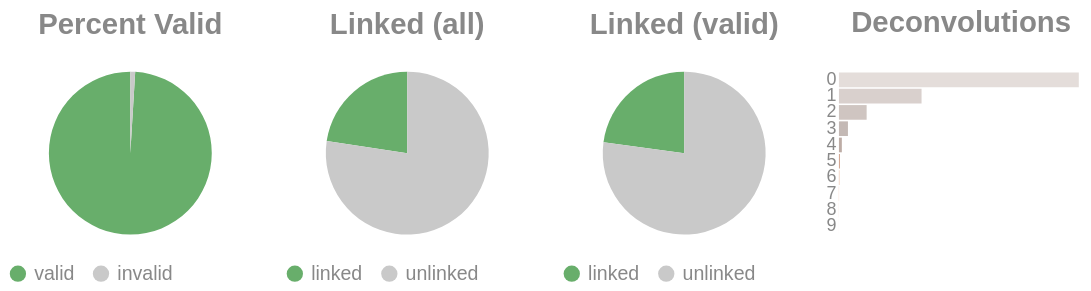

Notebook code cell kept with this figure:
### Code cell
if SKIPLR:
    pass
else:
    clash = Counter()
    for i in valids['molecule'].to_list():
        _mol = i.split("-")
        if len(_mol) == 1:
            clash.update('0')
        else:
            clash.update(_mol[-1])

    _d = {"deconvolutions": [], 'count': []}
    for k,v in clash.items():
        _d['deconvolutions'].append(k)
        _d['count'].append(v)

    tot_valid = valids['reads'].sum()
    mask = valids['reads'] >= 2
    n_linked_reads = valids.filter(mask)['reads'].sum()
    if n_linked_reads == 0:
        print_html("No linked molecules (>=2 reads) were detected; skipping linked-only distributions.")
        SKIPLR = True
    else:
        perc_valid = round(tot_valid / n_reads, 4)
        linked_perc_abs = round(n_linked_reads / n_reads, 4)
        linked_perc = round(n_linked_reads / tot_valid, 4)

    _valid = pl.DataFrame({"valids": ['valid', 'invalid'], "count": [tot_valid, n_reads - tot_valid]})
    _linked_abs = pl.DataFrame({"linked (absolute)": ['linked', 'unlinked'], "count": [n_linked_reads, n_reads - n_linked_reads]})
    _linked_rel = pl.DataFrame({"linked (valids)": ['linked', 'unlinked'], "count": [n_linked_reads, tot_valid - n_linked_reads]})

    (
        alt.hconcat(
            piechart(_valid, goodval = 'valid', title = "Percent Valid"),
            piechart(_linked_abs, goodval = "linked", title =  "Linked (all)"),
            piechart(_linked_rel, goodval = "linked", title =  "Linked (valid)"),
            convolutionbar(pl.DataFrame(_d), title = "Deconvolutions"),
            center = True,
            bounds = 'flush'
        )
        .resolve_scale(color='independent')
        .resolve_legend('independent')
        .properties(usermeta={'embedOptions': {"actions": False}})
    ).display()

### Figure 1 — Vega-Lite specification as saved in the notebook (floating-point values rounded to 4 significant figures)
{"width": "container", "height": 400, "config": {"title": {"anchor": "start", "dy": -15, "fontSize": 18, "color": "#888888", "subtitleColor": "#888888", "subtitleFontSize": 14}, "arc": {"fill": "#0072B2"}, "axis": {"domainColor": "#888888", "domainWidth": 0.5, "gridWidth": 0.2, "grid": false, "titleFontWeight": 400, "titleFontSize": 15, "labelFontSize": 11, "labelColor": "#888888", "tickColor": "#888888", "tickWidth": 0.2, "titleColor": "#888888"}, "axisBand": {"grid": false}, "axisX": {"grid": true, "tickSize": 10, "domainCap": "round"}, "axisY": {"domain": false, "grid": true, "tickSize": 0, "domainCap": "round"}, "background": "transparent", "header": {"labelFontSize": 15, "labelColor": "#888888", "titleFontSize": 15, "titleFontWeight": 600, "titleColor": "#888888"}, "legend": {"labelFont": "sans-serif", "labelFontSize": 12, "labelColor": "#888888", "symbolSize": 100, "symbolType": "circle", "titleFontSize": 12, "titlePadding": 10, "titleColor": "#888888", "title": null}, "range": {"category": ["#E69F00", "#56B4E9", "#009E73", "#F0E442", "#0072B2", "#D55E00", "#CC79A7", "#000000"], "diverging": ["#cfe8f3", "#a2d4ec", "#73bfe2", "#46abdb", "#1696d2", "#12719e"]}, "area": {"fill": "#0072B2", "fillOpacity": 0.7, "line": true, "strokeOpacity": 0.7}, "line": {"color": "#0072B2", "stroke": "#0072B2", "strokeWidth": 2}, "trail": {"color": "#0072B2", "stroke": "#0072B2", "strokeWidth": 0, "size": 1}, "point": {"filled": true, "fillOpacity": 1.0, "size": 95}, "text": {"color": "#888888", "fontSize": 11, "align": "right", "fontWeight": 400, "size": 11}, "bar": {"fill": "#0072B2", "stroke": null}, "view": {"stroke": null, "continuousWidth": 660, "continuousHeight": 400}}, "hconcat": [{"data": {"name": "data-7b27ec8c0c32e62642e6f1970164550f"}, "mark": {"type": "arc"}, "encoding": {"color": {"field": "valids", "legend": {"orient": "bottom", "title": null}, "scale": {"domain": ["valid", "invalid"], "range": ["#68ae6b", "#C9C9C9"]}, "title": "Valids", "type": "nominal"}, "theta": {"field": "count", "type": "quantitative"}, "tooltip": [{"field": "valids", "title": "Valids", "type": "ordinal"}, {"field": "percent", "format": ".2%", "title": "Percent", "type": "quantitative"}, {"field": "count", "title": "Count", "type": "quantitative"}]}, "height": 100, "title": {"text": "Percent Valid", "align": "center", "anchor": "middle"}, "transform": [{"calculate": "datum.count / 955521", "as": "percent"}], "width": 150}, {"data": {"name": "data-caade531972b7fdfbbe74b8705a8d510"}, "mark": {"type": "arc"}, "encoding": {"color": {"field": "linked (absolute)", "legend": {"orient": "bottom", "title": null}, "scale": {"domain": ["linked", "unlinked"], "range": ["#68ae6b", "#C9C9C9"]}, "title": "Linked (Absolute)", "type": "nominal"}, "theta": {"field": "count", "type": "quantitative"}, "tooltip": [{"field": "linked (absolute)", "title": "Linked (Absolute)", "type": "ordinal"}, {"field": "percent", "format": ".2%", "title": "Percent", "type": "quantitative"}, {"field": "count", "title": "Count", "type": "quantitative"}]}, "height": 100, "title": {"text": "Linked (all)", "align": "center", "anchor": "middle"}, "transform": [{"calculate": "datum.count / 955521", "as": "percent"}], "width": 150}, {"data": {"name": "data-225bd38ae604d1bfe6da9ff8caa0f086"}, "mark": {"type": "arc"}, "encoding": {"color": {"field": "linked (valids)", "legend": {"orient": "bottom", "title": null}, "scale": {"domain": ["linked", "unlinked"], "range": ["#68ae6b", "#C9C9C9"]}, "title": "Linked (Valids)", "type": "nominal"}, "theta": {"field": "count", "type": "quantitative"}, "tooltip": [{"field": "linked (valids)", "title": "Linked (Valids)", "type": "ordinal"}, {"field": "percent", "format": ".2%", "title": "Percent", "type": "quantitative"}, {"field": "count", "title": "Count", "type": "quantitative"}]}, "height": 100, "title": {"text": "Linked (valid)", "align": "center", "anchor": "middle"}, "transform": [{"calculate": "datum.count / 946363", "as": "percent"}], "width": 150}, {"data": {"name": "data-837449bfdb986cad7cbecc1e15b27149"}, "mark": {"type": "bar"}, "encoding": {"color": {"field": "deconvolutions", "legend": null, "scale": {"scheme": "lightgreyred"}, "type": "nominal"}, "tooltip": [{"field": "deconvolutions", "title": "Deconvolutions", "type": "ordinal"}, {"field": "percent", "format": ".2%", "title": "Percent", "type": "quantitative"}, {"field": "count", "title": "Count", "type": "quantitative"}], "x": {"axis": null, "field": "count", "type": "quantitative"}, "y": {"field": "deconvolutions", "sort": "ascending", "title": null, "type": "nominal"}}, "height": 100, "title": {"text": "Deconvolutions", "align": "center", "anchor": "middle"}, "transform": [{"calculate": "datum.count / 818054", "as": "percent"}], "width": 150}], "bounds": "flush", "center": true, "resolve": {"legend": {"angle": "independent"}, "scale": {"color": "independent"}}, "usermeta": {"embedOptions": {"actions": false}}, "$schema": "https://vega.github.io/schema/vega-lite/v6.4.1.json", "datasets": {"data-7b27ec8c0c32e62642e6f1970164550f": [{"valids": "valid", "count": 946363}, {"valids": "invalid", "count": 9158}], "data-caade531972b7fdfbbe74b8705a8d510": [{"linked (absolute)": "linked", "count": 216288}, {"linked (absolute)": "unlinked", "count": 739233}], "data-225bd38ae604d1bfe6da9ff8caa0f086": [{"linked (valids)": "linked", "count": 216288}, {"linked (valids)": "unlinked", "count": 730075}], "data-837449bfdb986cad7cbecc1e15b27149": [{"deconvolutions": "0", "count": 539903}, {"deconvolutions": "1", "count": 185981}, {"deconvolutions": "2", "count": 62350}, {"deconvolutions": "3", "count": 20262}, {"deconvolutions": "4", "count": 6538}, {"deconvolutions": "5", "count": 2048}, {"deconvolutions": "6", "count": 677}, {"deconvolutions": "7", "count": 204}, {"deconvolutions": "8", "count": 75}, {"deconvolutions": "9", "count": 16}]}}
